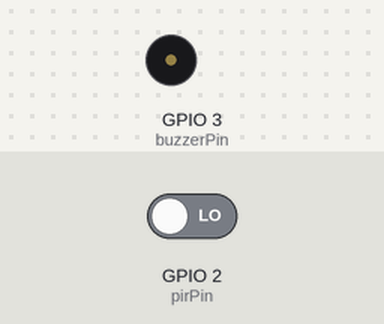
Bench run of a sketch on a simulated ESP32. On the bench: buzzer (waves = sounding). The inputs (shaded band) are chosen by the test bench; at power-on: GPIO 2 (pirPin) LOW. WiFi joins after 1.5 s; servers stay silent unless stated; web services answer with replies made up by the test bench; what the sketch prints to the serial monitor is not drawn.

Above: at 3.2 s.
3.3 s: GPIO 2 (pirPin) driven HIGH
At 5.9 s:
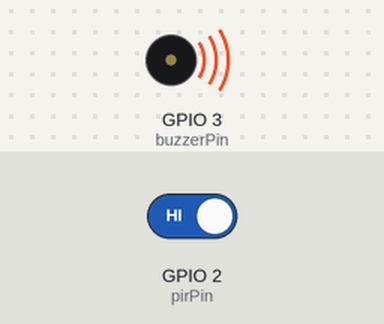
6.2 s: GPIO 2 (pirPin) driven LOW
Timing chart, 0 to 9.4 s (numbered marks = the images above; inputs shaded):
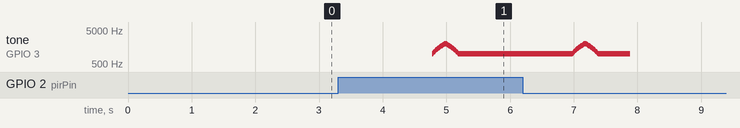

The sketch:

security_home_apitelegram.ino
```cpp
#include <WiFi.h>
#include <WiFiSSLClient.h>

// WiFi Config
const char* ssid = "YOUR WIFI";
const char* password = "YOUR PASS";

// Token Bot Di Telegram
const char* botToken = "xxx";

// Chat ID Telegram Kamu
const char* chatID = "xxx";

// Endpoint Telegram API
String telegramAPI = "/bot" + String(botToken) + "/sendMessage";
const char* host = "api.telegram.org";
const int httpsPort = 443;

// Pin sensor PIR dan buzzer
const int pirPin = 2;
const int buzzerPin = 3;

void setup() {
  pinMode(pirPin, INPUT);
  pinMode(buzzerPin, OUTPUT);

  Serial.begin(115200);

  WiFi.begin(ssid, password);
  Serial.print("Menghubungkan ke WiFi");
  while (WiFi.status() != WL_CONNECTED) {
    delay(1000);
    Serial.print(".");
  }
  Serial.println("\nTerhubung ke WiFi");
}

void loop() {
  int motionDetected = digitalRead(pirPin);

  if (motionDetected == HIGH) {
    digitalWrite(buzzerPin, HIGH);
    Serial.println("Gerakan terdeteksi! Mengirim notifikasi...");

    if(WiFi.status() == WL_CONNECTED) {
      WiFiSSLClient client;
      Serial.println("Menghubungkan ke Telegram API...");

      if (!client.connect(host, httpsPort)) {
        Serial.println("Koneksi ke Telegram API gagal.");
        return;
      }

      String message = "Penyusup terdeteksi di rumah Anda!";
      String jsonData = "{\"chat_id\":\"" + String(chatID) + "\",\"text\":\"" + message + "\"}";

      String request = String("POST ") + telegramAPI + " HTTP/1.1\r\n" +
                       "Host: " + host + "\r\n" +
                       "Content-Type: application/json\r\n" +
                       "Content-Length: " + jsonData.length() + "\r\n\r\n" +
                       jsonData;

      client.print(request);

      while (client.connected()) {
        String response = client.readString();
        if (response.length() > 0) {
          Serial.println("Response dari Telegram API:");
          Serial.println(response);
        }
      }
    }
    else {
      Serial.println("WiFi tidak terhubung.");
    }

    // Setting untuk Suara Buzzer
    for (int i = 1000; i <= 2000; i += 50) {
      tone(buzzerPin, i);
      delay(10);
    }
    for (int i = 2000; i >= 1000; i -= 50) {
      tone(buzzerPin, i);
      delay(10);
    }
  }
  else {
    noTone(buzzerPin);
  }

  delay(500);
}
```

Measured:
- after the input at 3.3 s, tone on GPIO 3 (buzzerPin): plays 1000 Hz for 0.01 s, 1050 Hz for 0.01 s, 1100 Hz for 0.01 s, 1150 Hz for 0.01 s, 1200 Hz for 0.01 s, 1250 Hz for 0.01 s … (41 notes in this stretch), starting after 1.5 s
